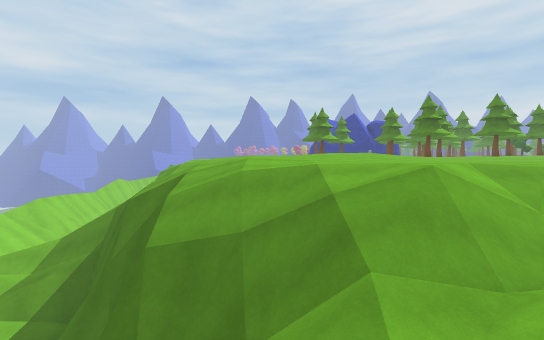
View 1 (above)

13 first-person views from a walk through a scene from a Unity 3-D project. The camera is 1.2 m above the floor, tilts 2° down and sees 85° across. The floor is counted in squares, 2 m on a side. Each view is taken from the middle of a square. On the plan, view 1 faces up. The plan holds only what a view shows up to about 9 squares ahead; the rest is blank. The place goes on beyond the plan. Some animated figures are not drawn. Surface patterns are stand-ins for the level's own textures.

View 2
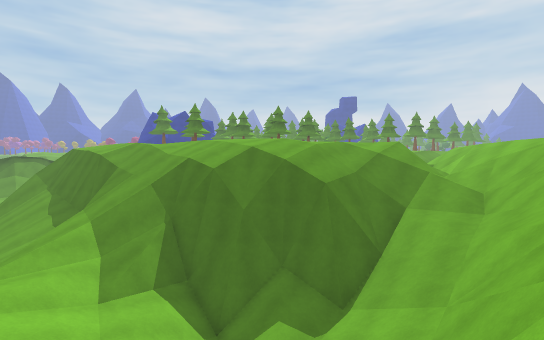

View 3
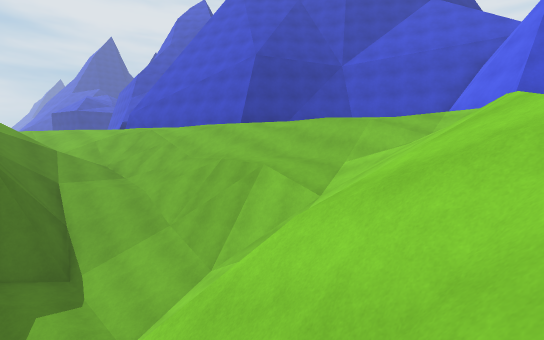

View 4
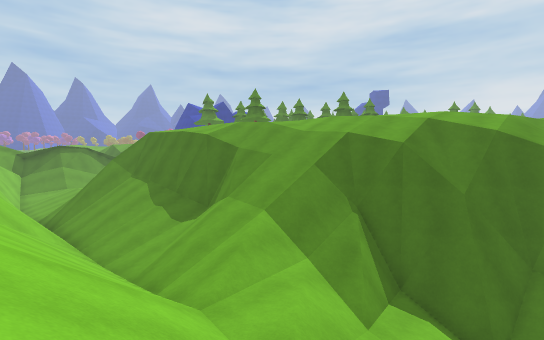

View 5
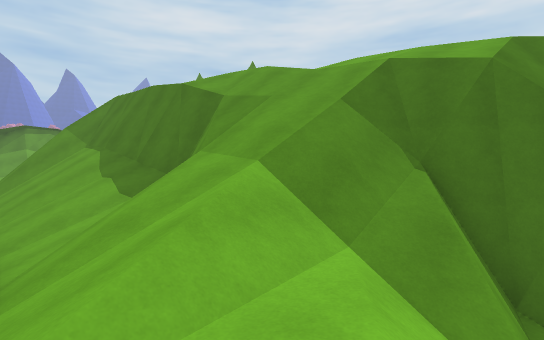

View 6
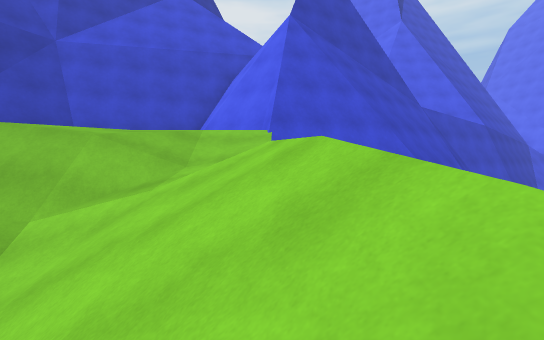

View 7
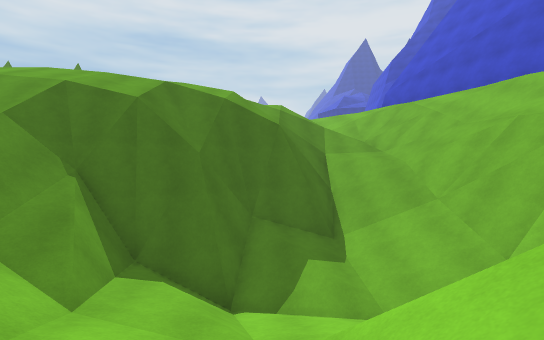

View 8
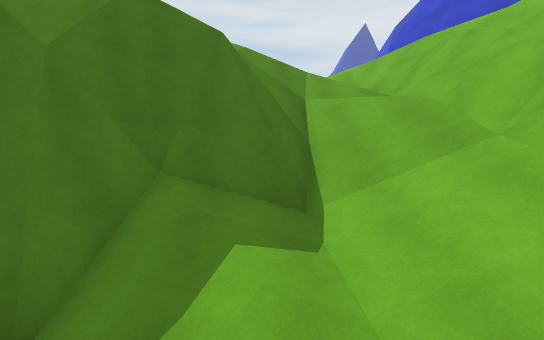

View 9
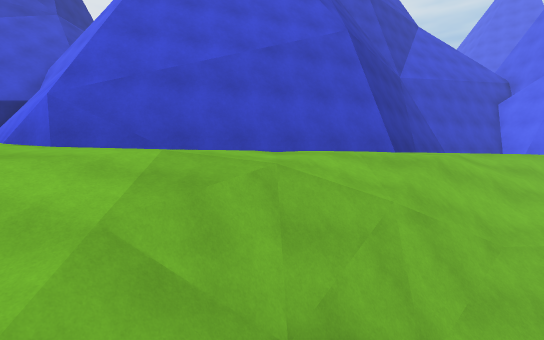

View 10
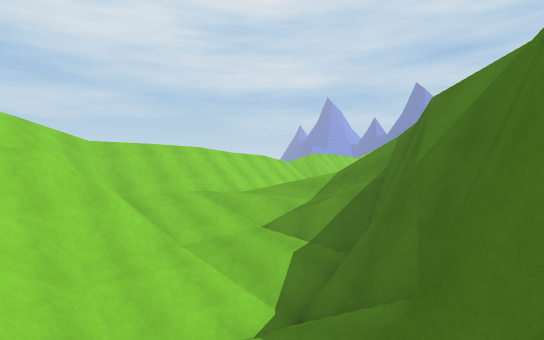

View 11
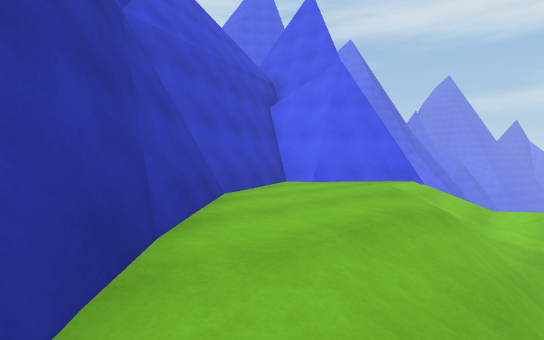

View 12
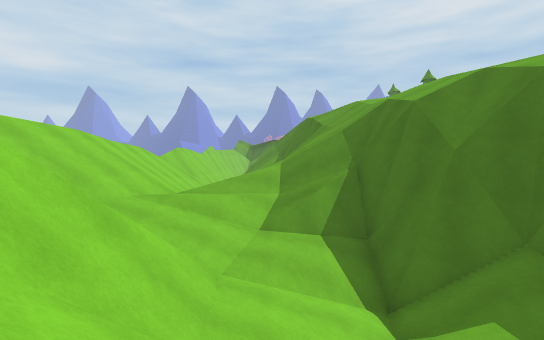

View 13
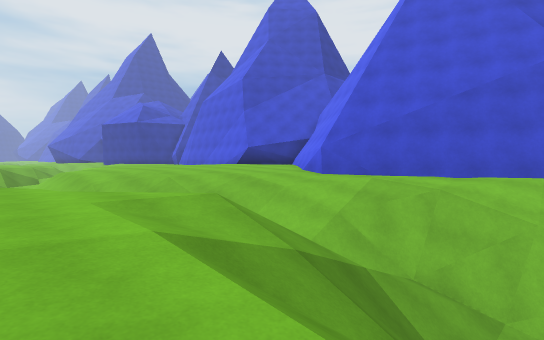

### Floor plan
Key: @ floor where view 1 was taken; # wall or solid block; . main floor; : floor 0.5 m higher than the main floor; + floor 0.75 m higher than the main floor; - floor 4 m lower than the main floor; _ floor 5.5 m lower than the main floor; < floor 6 m lower than the main floor; ( floor 7.25 m lower than the main floor; ! floor 7.5 m lower than the main floor; / step, stairs or slope; = window, fence, low wall or low ledge; v drop or lower ground.
Columns run from 12 left of view 1 to 9 right of it. Each row starts with its distance up from view 1.
 18     //
 17    ///#
 16    ///#
 15  ##///#/
 14  #=///#//
 13  #/(//#v/
 12   ////#//
 11  /////////:
 10  /////////:
  9  //////=v/.:+:::
  8  ///<//#v/.:::::
  7  //_/=v##v//.:.....
  6  ////!/###////..//v
  5  ////////#v///.//   //
  4  ///#////## /////  ///
  3  //v#/////////// ///:
  2  v/#///////-///////:
  1  v// /######===/.::
  0   ////#vv/=#@//.::
 -1   v//////////.####
 -2   v///////./###
 -3   v//////:###      ##
 -4   v//...:##         #
 -5 v##....:##
 -6 ####..:##
 -7    #####

Where each view was taken, in squares from view 1:
view 1: 0 up, 0 right, facing up
view 2: 0 up, 9 left, facing up-right
view 3: 5 up, 11 left, facing down-right
view 4: 5 up, 11 left, facing up-right
view 5: 7 up, 9 left, facing up-right
view 6: 2 up, 10 left, facing down
view 7: 5 up, 10 left, facing right
view 8: 4 up, 7 left, facing right
view 9: 4 up, 1 right, facing down
view 10: 2 up, 2 left, facing up-left
view 11: 2 down, 2 left, facing down-left
view 12: 1 up, 7 left, facing up
view 13: 7 up, 1 left, facing down-right
